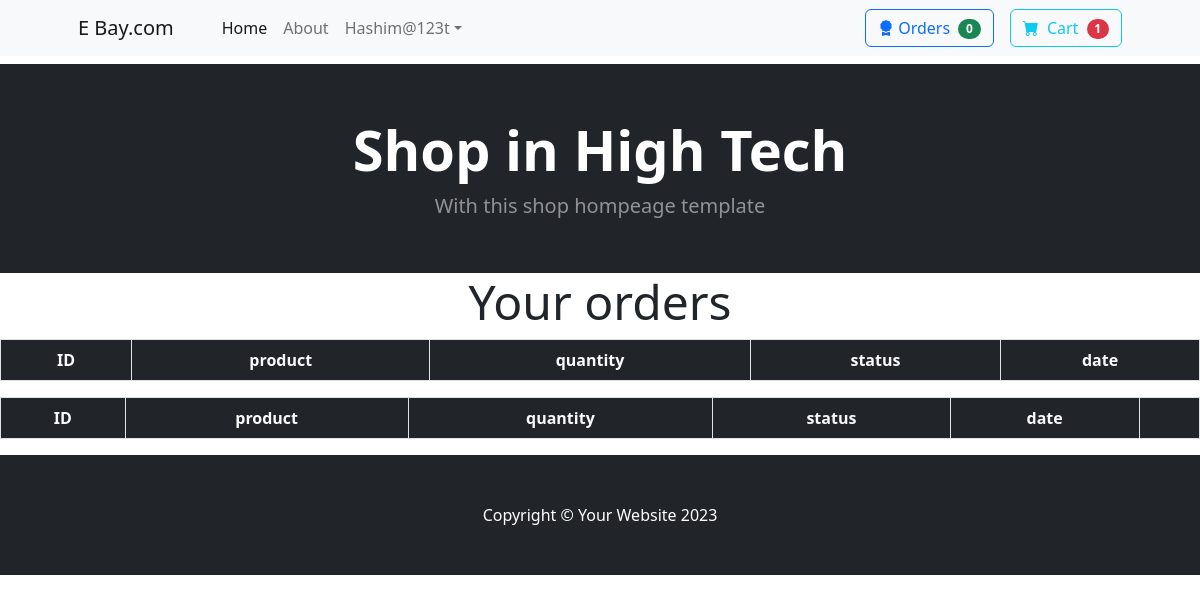
Page /userorderlist (signed in) on the earlier database version.
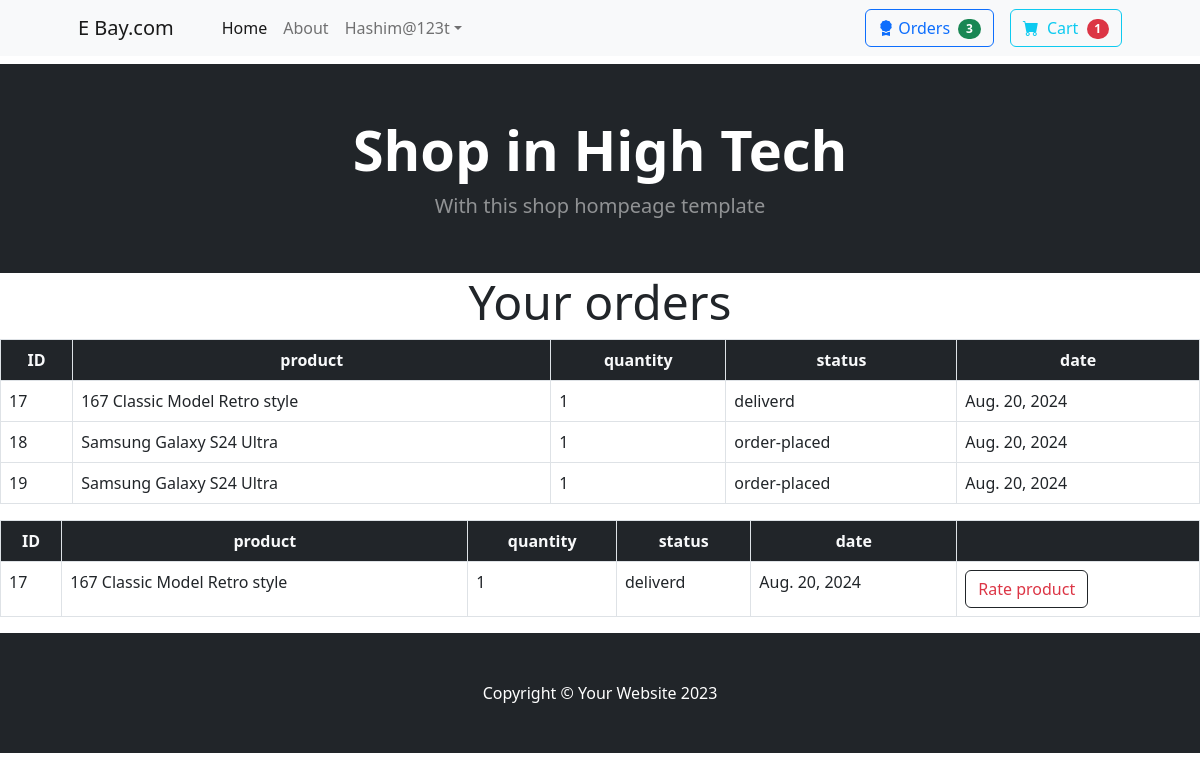
Same page on the later database version.
### owner/models.py (models this page shows, shortened)
class orders(models.Model):
  product_name=models.ForeignKey(cart,on_delete=models.CASCADE)
  address=models.TextField(max_length=200)
  phone=models.IntegerField()
  user=models.ForeignKey(User,on_delete=models.CASCADE)
  options=(
    ("dispatched","dispatched"),
    ("canceiled","canceiled"),
    ("order-placed","order-placed"),
    ("delivered","delivered"),
  )
  status=models.CharField(max_length=100,default="order-placed",choices=options)
  date=models.DateField(auto_now_add=True)
  expected_delivery_date=models.DateField(null=True)

class cart(models.Model):
  product_name=models.ForeignKey(product,on_delete=models.CASCADE)
  user=models.ForeignKey(User,on_delete=models.CASCADE)
  quantity=models.PositiveIntegerField(default=1)
  options=(
    ("in-cart","in-cart"),
    ("canceiled","canceiled"),
    ("order-placed","order-placed"),
  )
  status=models.CharField(max_length=100,default="in-cart",choices=options)
  date=models.DateField(auto_now_add=True)

class product(models.Model):
  product_name=models.CharField(max_length=100)
  price=models.PositiveIntegerField()
  image=models.ImageField(upload_to="media/product")
  description=models.TextField(max_length=200)
  category=models.ForeignKey(category,on_delete=models.CASCADE)
  rating=models.CharField( max_length=10,null=True)
  def __str__(self):
    return self.product_name

### users/views.py (the view)
# urls.py: path('userorderlist',views.UserOrderListView.as_view(),name='userorderlist_view'),
class UserOrderListView(View):
  def get(self,request):
    all_orders=orders.objects.filter(user=request.user).order_by("-date")
    deliverd=orders.objects.filter(user=request.user,status="deliverd")
    return render(request,'user_order_list.html',{"all_orders":all_orders,"deliverd":deliverd})

### users/context_processors.py (called while the page is built)
def cart_count(request):
  if request.user.is_authenticated:
    count=cart.objects.filter(user=request.user).exclude(status="order-placed").count()
    return {"count":count}
  else:
    return {"count":0}

def order_count(request):
  if request.user.is_authenticated:
    ordercount=orders.objects.filter(user=request.user).count()
    return {"order_count":ordercount}
  else:
    return {"order_count":0}

### users/templates/user_order_list.html
{% extends 'index.html' %}
{% block contant %}
<h1 class="display-5 text-center"> Your orders</h1>
<section>
  <table class="table table-bordered">
    <thead class="bg-dark text-light fw-bold text-center">
      <tr>
        <th>ID</th>
        <th>product</th>
        <th>quantity</th>
        <th>status</th>
        <th>date</th>
      </tr>
    </thead>
    <tbody>
      {% for i in all_orders %}
      <tr>
        <td>{{ i.id }}</td>
        <td>{{i.product_name.product_name}}</td>
        <td>{{i.product_name.quantity}}</td>
        <td>{{i.status}}</td>
        <td>{{i.date}}</td>
      </tr>
      {% endfor %}
    </tbody>
  </table>
</section>
<section class="mt-3">
  <table class="table table-bordered">
    <thead class="bg-dark text-light fw-bold text-center">
      <tr>
        <th>ID</th>
        <th>product</th>
        <th>quantity</th>
        <th>status</th>
        <th>date</th>
        <th></th>
      </tr>
    </thead>
    <tbody>
      {% for i in deliverd %}
      <tr>
        <td>{{ i.id }}</td>
        <td>{{i.product_name.product_name}}</td>
        <td>{{i.product_name.quantity}}</td>
        <td>{{i.status}}</td>
        <td>{{i.date}}</td>
        <td><a href="{% url 'addreview_view' i.product_name.product_name.id %}" class="btn btn-outline-dark text-danger">Rate product</a></td>
      </tr>
      {% endfor %}
    </tbody>
  </table>
</section>
{% endblock %}

### users/templates/index.html (shortened to what this page needs)
{% load static %}
<!DOCTYPE html>
<html lang="en">
    <head>
        <link href="https://cdn.jsdelivr.net/npm/bootstrap-icons@1.5.0/font/bootstrap-icons.css" rel="stylesheet" />
        <link href="{% static 'css/styles.css' %}" rel="stylesheet" />
    </head>
    <body>
        <nav class="navbar navbar-expand-lg navbar-light bg-light">
            <div class="container px-4 px-lg-5">
                <a class="navbar-brand" href="#!">E Bay.com</a>
                <div class="collapse navbar-collapse" id="navbarSupportedContent">
                    <ul class="navbar-nav me-auto mb-2 mb-lg-0 ms-lg-4">
                        <li class="nav-item"><a class="nav-link active" aria-current="page"
                                href="{% url 'home_view' %}">Home</a></li>
                        <li class="nav-item"><a class="nav-link" href="#!">About</a></li>
                        <li class="nav-item dropdown">
                            <a class="nav-link dropdown-toggle" id="navbarDropdown" href="#" role="button"
                                data-bs-toggle="dropdown" aria-expanded="false">{{request.user}}t</a>
                        </li>
                    </ul>
                    <form class="d-flex mx-3">
                        <a href="{% url 'userorderlist_view' %}" class="btn btn-outline-primary" type="submit">
                            <i class="bi bi-award-fill"></i>
                            Orders
                            <span class="badge bg-success text-white ms-1 rounded-pill">{{ order_count }}</span>
                        </a>
                    </form>
                    <form class="d-flex">
                        <a href="{% url 'cartlist_view' %}" class="btn btn-outline-info" type="submit">
                            <i class="bi-cart-fill me-1"></i>
                            Cart
                            <span class="badge bg-danger text-white ms-1 rounded-pill">{{ count }}</span>
                        </a>
                    </form>
                </div>
            </div>
        </nav>
        <section class="d-flex justify-content-end p-1">
        </section>
        <header class="bg-dark py-1">
            <div class="container px-4 px-lg-5 my-5">
                <div class="text-center text-white">
                    <h1 class="display-4 fw-bolder">Shop in High Tech</h1>
                    <p class="lead fw-normal text-white-50 mb-0">With this shop hompeage template</p>
                </div>
            </div>
        </header>
        {% block contant %}{% endblock %}
        <footer class="py-5 bg-dark">
            <div class="container">
                <p class="m-0 text-center text-white">Copyright &copy; Your Website 2023</p>
            </div>
        </footer>
    </body>
</html>

Differences in the rows shown:
added orders: id "17", product_name.product_name "167 Classic Model Retro style", product_name.quantity "1", status "deliverd", date "Aug. 20, 2024"
added orders: id "18", product_name.product_name "Samsung Galaxy S24 Ultra", product_name.quantity "1", status "order-placed", date "Aug. 20, 2024", shown under "Your orders"
added orders: id "19", product_name.product_name "Samsung Galaxy S24 Ultra", product_name.quantity "1", status "order-placed", date "Aug. 20, 2024", shown under "Your orders"
Other differences:
{{ order_count }}: "0" → "3"
